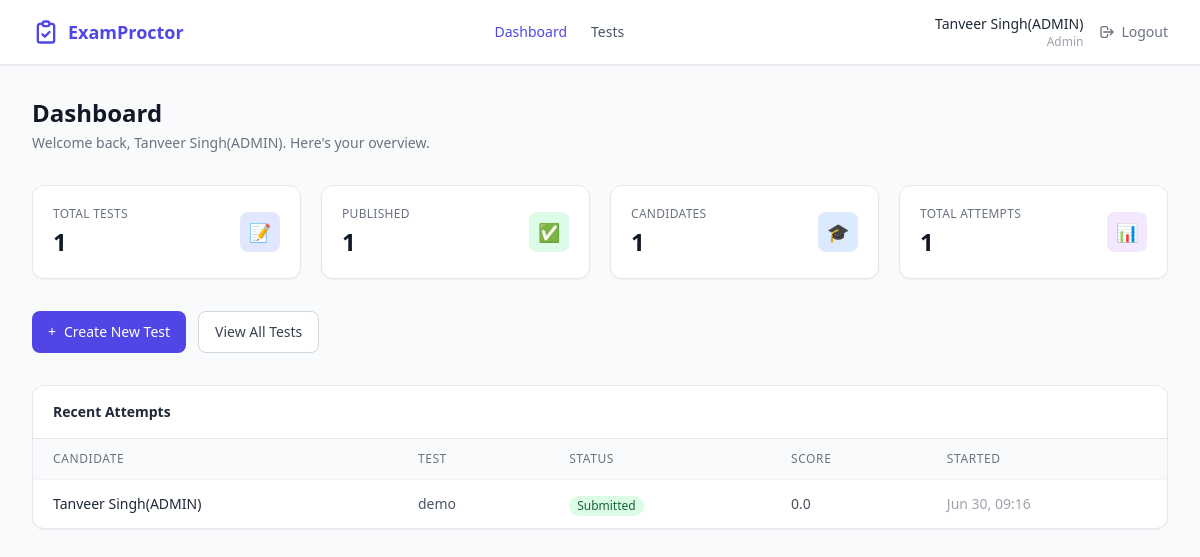
The app's page /admin/dashboard (signed in) with its own data.
### app/models.py (models this page shows, shortened)
class User(UserMixin, db.Model):
    __tablename__ = "users"
    id            = db.Column(db.Integer, primary_key=True)
    name          = db.Column(db.String(120), nullable=False)
    email         = db.Column(db.String(180), unique=True, nullable=False)
    password_hash = db.Column(db.String(256), nullable=False)
    role          = db.Column(db.String(20), nullable=False, default="candidate")
    created_at    = db.Column(db.DateTime, default=datetime.utcnow)
    tests_created = db.relationship("Test", backref="creator", lazy="dynamic",
                                    foreign_keys="Test.created_by")
    attempts      = db.relationship("Attempt", backref="candidate", lazy="dynamic",
                                    foreign_keys="Attempt.user_id")
    def is_admin(self):
        return self.role == "admin"

class Attempt(db.Model):
    __tablename__ = "attempts"
    id              = db.Column(db.Integer, primary_key=True)
    test_id         = db.Column(db.Integer, db.ForeignKey("tests.id"), nullable=False)
    user_id         = db.Column(db.Integer, db.ForeignKey("users.id"), nullable=False)
    started_at      = db.Column(db.DateTime, default=datetime.utcnow)
    submitted_at    = db.Column(db.DateTime, nullable=True)
    score           = db.Column(db.Float, nullable=True)
    is_submitted    = db.Column(db.Boolean, default=False, nullable=False)
    auto_submitted  = db.Column(db.Boolean, default=False, nullable=False)
    answers         = db.relationship("Answer", backref="attempt", lazy="dynamic",
                                      cascade="all, delete-orphan")
    suspicious_logs = db.relationship("SuspiciousLog", backref="attempt", lazy="dynamic",
                                      cascade="all, delete-orphan")

class Test(db.Model):
    __tablename__ = "tests"
    id                = db.Column(db.Integer, primary_key=True)
    title             = db.Column(db.String(200), nullable=False)
    description       = db.Column(db.Text, nullable=True)
    duration_minutes  = db.Column(db.Integer, nullable=False, default=60)
    negative_marking  = db.Column(db.Float, nullable=False, default=0.0)
    pass_marks        = db.Column(db.Float, nullable=False, default=0.0)
    is_published      = db.Column(db.Boolean, default=False, nullable=False)
    created_by        = db.Column(db.Integer, db.ForeignKey("users.id"), nullable=False)
    created_at        = db.Column(db.DateTime, default=datetime.utcnow)
    questions         = db.relationship("Question", backref="test", lazy="dynamic",
                                        cascade="all, delete-orphan",
                                        order_by="Question.order_index")
    attempts          = db.relationship("Attempt", backref="test", lazy="dynamic",
                                        cascade="all, delete-orphan")

### app/admin.py (the view)
@admin_bp.route("/dashboard")
@login_required
@admin_required
def dashboard():
    total_tests      = Test.query.filter_by(created_by=current_user.id).count()
    published_tests  = Test.query.filter_by(created_by=current_user.id, is_published=True).count()
    total_candidates = User.query.filter_by(role="candidate").count()
    total_attempts   = Attempt.query.join(Test).filter(
                           Test.created_by == current_user.id
                       ).count()
    recent_attempts = (
        Attempt.query
        .join(Test).filter(Test.created_by == current_user.id)
        .order_by(Attempt.started_at.desc())
        .limit(5)
        .all()
    )
    return render_template(
        "admin/dashboard.html",
        total_tests=total_tests,
        published_tests=published_tests,
        total_candidates=total_candidates,
        total_attempts=total_attempts,
        recent_attempts=recent_attempts,
    )

### app/admin.py (called while the page is built)
def admin_required(f):
    from functools import wraps
    @wraps(f)
    def decorated(*args, **kwargs):
        if not current_user.is_authenticated or not current_user.is_admin():
            abort(403)
        return f(*args, **kwargs)
    return decorated

### app/templates/admin/dashboard.html (shortened to what this page needs)
{% extends "base.html" %}
{% block content %}
<div class="mb-8">
    <h1 class="text-2xl font-bold text-gray-900">Dashboard</h1>
    <p class="text-sm text-gray-500 mt-1">Welcome back, {{ current_user.name }}. Here's your overview.</p>
</div>
<div class="grid grid-cols-1 sm:grid-cols-2 lg:grid-cols-4 gap-5 mb-8">
    <div class="bg-white rounded-xl border border-gray-200 p-5 shadow-sm">
        <div class="flex items-center justify-between">
            <div>
                <p class="text-xs font-medium text-gray-500 uppercase tracking-wide">Total Tests</p>
                <p class="text-2xl font-bold text-gray-900 mt-1">{{ total_tests }}</p>
            </div>
            <div class="w-10 h-10 rounded-lg bg-indigo-100 flex items-center justify-center text-indigo-600 text-lg">
                📝
            </div>
        </div>
    </div>
    <div class="bg-white rounded-xl border border-gray-200 p-5 shadow-sm">
        <div class="flex items-center justify-between">
            <div>
                <p class="text-xs font-medium text-gray-500 uppercase tracking-wide">Published</p>
                <p class="text-2xl font-bold text-gray-900 mt-1">{{ published_tests }}</p>
            </div>
            <div class="w-10 h-10 rounded-lg bg-green-100 flex items-center justify-center text-green-600 text-lg">
                ✅
            </div>
        </div>
    </div>
    <div class="bg-white rounded-xl border border-gray-200 p-5 shadow-sm">
        <div class="flex items-center justify-between">
            <div>
                <p class="text-xs font-medium text-gray-500 uppercase tracking-wide">Candidates</p>
                <p class="text-2xl font-bold text-gray-900 mt-1">{{ total_candidates }}</p>
            </div>
            <div class="w-10 h-10 rounded-lg bg-blue-100 flex items-center justify-center text-blue-600 text-lg">
                🎓
            </div>
        </div>
    </div>
    <div class="bg-white rounded-xl border border-gray-200 p-5 shadow-sm">
        <div class="flex items-center justify-between">
            <div>
                <p class="text-xs font-medium text-gray-500 uppercase tracking-wide">Total Attempts</p>
                <p class="text-2xl font-bold text-gray-900 mt-1">{{ total_attempts }}</p>
            </div>
            <div class="w-10 h-10 rounded-lg bg-purple-100 flex items-center justify-center text-purple-600 text-lg">
                📊
            </div>
        </div>
    </div>
</div>
<div class="flex gap-3 mb-8">
    <a href="{{ url_for('admin.create_test') }}"
       class="inline-flex items-center gap-2 bg-indigo-600 text-white text-sm font-medium
              px-4 py-2.5 rounded-lg hover:bg-indigo-700 transition-colors">
        <span>+</span> Create New Test
    </a>
    <a href="{{ url_for('admin.test_list') }}"
       class="inline-flex items-center gap-2 bg-white text-gray-700 text-sm font-medium
              px-4 py-2.5 rounded-lg border border-gray-300 hover:bg-gray-50 transition-colors">
        View All Tests
    </a>
</div>
<div class="bg-white rounded-xl border border-gray-200 shadow-sm">
    <div class="px-5 py-4 border-b border-gray-200">
        <h2 class="text-sm font-semibold text-gray-800">Recent Attempts</h2>
    </div>
    {% if recent_attempts %}
    <div class="overflow-x-auto">
        <table class="min-w-full divide-y divide-gray-100">
            <thead class="bg-gray-50">
                <tr>
                    <th class="px-5 py-3 text-left text-xs font-medium text-gray-500 uppercase tracking-wider">Candidate</th>
                    <th class="px-5 py-3 text-left text-xs font-medium text-gray-500 uppercase tracking-wider">Test</th>
                    <th class="px-5 py-3 text-left text-xs font-medium text-gray-500 uppercase tracking-wider">Status</th>
                    <th class="px-5 py-3 text-left text-xs font-medium text-gray-500 uppercase tracking-wider">Score</th>
                    <th class="px-5 py-3 text-left text-xs font-medium text-gray-500 uppercase tracking-wider">Started</th>
                </tr>
            </thead>
            <tbody class="divide-y divide-gray-100">
                {% for attempt in recent_attempts %}
                <tr class="hover:bg-gray-50">
                    <td class="px-5 py-3 text-sm font-medium text-gray-800">{{ attempt.candidate.name }}</td>
                    <td class="px-5 py-3 text-sm text-gray-600">{{ attempt.test.title }}</td>
                    <td class="px-5 py-3">
                        {% if attempt.is_submitted %}
                            <span class="inline-flex items-center px-2 py-0.5 rounded-full text-xs font-medium bg-green-100 text-green-800">
                                Submitted
                            </span>
                        {% else %}
                            <span class="inline-flex items-center px-2 py-0.5 rounded-full text-xs font-medium bg-yellow-100 text-yellow-800">
                                In Progress
                            </span>
                        {% endif %}
                    </td>
                    <td class="px-5 py-3 text-sm text-gray-600">
                        {% if attempt.score is not none %}{{ attempt.score }}{% else %}—{% endif %}
                    </td>
                    <td class="px-5 py-3 text-sm text-gray-400">
                        {{ attempt.started_at.strftime('%b %d, %H:%M') }}
                    </td>
                </tr>
                {% endfor %}
            </tbody>
        </table>
    </div>
    {% else %}
    <div class="px-5 py-10 text-center text-sm text-gray-400">
        No attempts yet. Once candidates start taking tests, they'll appear here.
    </div>
    {% endif %}
</div>
{% endblock %}

### app/templates/base.html (shortened to what this page needs)
<!DOCTYPE html>
<html lang="en" class="h-full bg-gray-50">
<head>
    <script src="https://cdn.tailwindcss.com"></script>
    <link rel="stylesheet" href="{{ url_for('static', filename='css/custom.css') }}" />
</head>
<body class="h-full flex flex-col {% block body_class %}{% endblock %}">
    {% if current_user.is_authenticated %}
    <nav class="bg-white border-b border-gray-200 shadow-sm no-print">
        <div class="max-w-7xl mx-auto px-4 sm:px-6 lg:px-8">
            <div class="flex justify-between h-16 items-center">
                <a href="/" class="flex items-center gap-2 text-indigo-600 font-bold text-lg">
                    <svg class="w-7 h-7" fill="none" stroke="currentColor" viewBox="0 0 24 24">
                        <path stroke-linecap="round" stroke-linejoin="round" stroke-width="2"
                              d="M9 5H7a2 2 0 00-2 2v12a2 2 0 002 2h10a2 2 0 002-2V7a2 2 0 00-2-2h-2
                                 M9 5a2 2 0 002 2h2a2 2 0 002-2M9 5a2 2 0 012-2h2a2 2 0 012 2
                                 m-6 9l2 2 4-4" />
                    </svg>
                    ExamProctor
                </a>
                <div class="flex items-center gap-6">
                    {% if current_user.is_admin() %}
                        <a href="{{ url_for('admin.dashboard') }}"
                           class="text-sm font-medium text-gray-600 hover:text-indigo-600 transition-colors
                                  {% if request.endpoint and request.endpoint.startswith('admin') %}text-indigo-600{% endif %}">
                            Dashboard
                        </a>
                        <a href="{{ url_for('admin.test_list') }}"
                           class="text-sm font-medium text-gray-600 hover:text-indigo-600 transition-colors">
                            Tests
                        </a>
                    {% elif current_user.is_candidate() %}
                        <a href="{{ url_for('candidate.dashboard') }}"
                           class="text-sm font-medium text-gray-600 hover:text-indigo-600 transition-colors">
                            My Tests
                        </a>
                    {% endif %}
                </div>
                <div class="flex items-center gap-4">
                    <div class="text-right hidden sm:block">
                        <p class="text-sm font-medium text-gray-800">{{ current_user.name }}</p>
                        <p class="text-xs text-gray-400 capitalize">{{ current_user.role }}</p>
                    </div>
                    <a href="{{ url_for('auth.logout') }}"
                       class="inline-flex items-center gap-1.5 text-sm font-medium text-gray-500
                              hover:text-red-600 transition-colors">
                        <svg class="w-4 h-4" fill="none" stroke="currentColor" viewBox="0 0 24 24">
                            <path stroke-linecap="round" stroke-linejoin="round" stroke-width="2"
                                  d="M17 16l4-4m0 0l-4-4m4 4H7m6 4v1a3 3 0 01-3 3H6
                                     a3 3 0 01-3-3V7a3 3 0 013-3h4a3 3 0 013 3v1" />
                        </svg>
                        Logout
                    </a>
                </div>
            </div>
        </div>
    </nav>
    {% endif %}
    <main class="flex-1 {% block main_class %}max-w-7xl mx-auto w-full px-4 sm:px-6 lg:px-8 py-8{% endblock %}">
        {% block content %}{% endblock %}
    </main>
</body>
</html>

### static/css/custom.css (style rules this page uses)
* { scroll-behavior: smooth; }
a, button { transition: transform 0.15s ease, box-shadow 0.2s ease, background-color 0.2s ease, border-color 0.2s ease, color 0.2s ease, opacity 0.2s ease; }
main { animation: pageIn 0.45s ease both; }

### records on screen
User: name "Tanveer Singh(ADMIN)", role "Admin"
Attempt: candidate.name "Tanveer Singh(ADMIN)", test "demo", is_submitted "Submitted", score "0.0", started_at "Jun 30, 09:16"

### other values on screen
{{ total_tests }} "1"
{{ published_tests }} "1"
{{ total_candidates }} "1"
{{ total_attempts }} "1"
